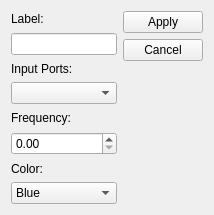
<?xml version="1.0" encoding="UTF-8"?>
<ui version="4.0">
 <class>ElementEditor</class>
 <widget class="QWidget" name="ElementEditor">
  <property name="geometry">
   <rect>
    <x>0</x>
    <y>0</y>
    <width>214</width>
    <height>215</height>
   </rect>
  </property>
  <property name="windowTitle">
   <string>Form</string>
  </property>
  <layout class="QGridLayout" name="gridLayout">
   <item row="0" column="0">
    <widget class="QLabel" name="label_2">
     <property name="text">
      <string>Label:</string>
     </property>
    </widget>
   </item>
   <item row="1" column="0">
    <widget class="QLineEdit" name="lineEditElementLabel"/>
   </item>
   <item row="2" column="0">
    <widget class="QLabel" name="label_4">
     <property name="text">
      <string>Input Ports:</string>
     </property>
    </widget>
   </item>
   <item row="4" column="0">
    <widget class="QLabel" name="label_5">
     <property name="text">
      <string>Frequency:</string>
     </property>
    </widget>
   </item>
   <item row="6" column="0">
    <widget class="QLabel" name="label_6">
     <property name="text">
      <string>Color:</string>
     </property>
    </widget>
   </item>
   <item row="5" column="0">
    <widget class="QDoubleSpinBox" name="doubleSpinBoxFrequency"/>
   </item>
   <item row="7" column="0">
    <widget class="QComboBox" name="comboBoxColor">
     <item>
      <property name="text">
       <string>Blue</string>
      </property>
      <property name="icon">
       <iconset resource="resources.qrc">
        <normaloff>:/output/resources/output/BlueLedOff.svg</normaloff>:/output/resources/output/BlueLedOff.svg</iconset>
      </property>
     </item>
     <item>
      <property name="text">
       <string>Green</string>
      </property>
      <property name="icon">
       <iconset>
        <normalon>:/output/resources/output/GreenLedOff.svg</normalon>
       </iconset>
      </property>
     </item>
     <item>
      <property name="text">
       <string>Purple</string>
      </property>
      <property name="icon">
       <iconset>
        <normalon>:/output/resources/output/PurpleLedOff.svg</normalon>
       </iconset>
      </property>
     </item>
     <item>
      <property name="text">
       <string>Red</string>
      </property>
      <property name="icon">
       <iconset>
        <normalon>:/output/resources/output/RedLedOff.svg</normalon>
       </iconset>
      </property>
     </item>
     <item>
      <property name="text">
       <string>White</string>
      </property>
      <property name="icon">
       <iconset>
        <normalon>:/output/resources/output/WhiteLedOff.svg</normalon>
       </iconset>
      </property>
     </item>
    </widget>
   </item>
   <item row="0" column="1" rowspan="8">
    <layout class="QVBoxLayout" name="verticalLayout_5">
     <item>
      <widget class="QPushButton" name="pushButton">
       <property name="text">
        <string>Apply</string>
       </property>
      </widget>
     </item>
     <item>
      <widget class="QPushButton" name="pushButton_2">
       <property name="text">
        <string>Cancel</string>
       </property>
      </widget>
     </item>
     <item>
      <spacer name="verticalSpacer_6">
       <property name="orientation">
        <enum>Qt::Vertical</enum>
       </property>
       <property name="sizeHint" stdset="0">
        <size>
         <width>20</width>
         <height>40</height>
        </size>
       </property>
      </spacer>
     </item>
    </layout>
   </item>
   <item row="3" column="0">
    <widget class="QComboBox" name="comboBoxInputSz"/>
   </item>
  </layout>
 </widget>
 <resources>
  <include location="resources.qrc"/>
 </resources>
 <connections/>
</ui>
